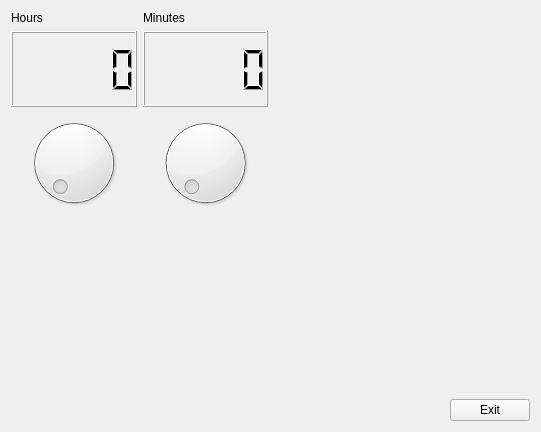
<?xml version="1.0" encoding="UTF-8"?>
<ui version="4.0">
 <class>MyForm</class>
 <widget class="QWidget" name="MyForm">
  <property name="geometry">
   <rect>
    <x>0</x>
    <y>0</y>
    <width>541</width>
    <height>432</height>
   </rect>
  </property>
  <property name="sizePolicy">
   <sizepolicy hsizetype="Expanding" vsizetype="Expanding">
    <horstretch>0</horstretch>
    <verstretch>0</verstretch>
   </sizepolicy>
  </property>
  <property name="windowTitle">
   <string>Form</string>
  </property>
  <layout class="QGridLayout" name="gridLayout_2">
   <item row="0" column="0">
    <layout class="QHBoxLayout" name="horizontalLayout">
     <item>
      <layout class="QVBoxLayout" name="verticalLayout">
       <item>
        <widget class="QLabel" name="label">
         <property name="text">
          <string>Hours</string>
         </property>
        </widget>
       </item>
       <item>
        <widget class="QLCDNumber" name="hoursIndicator">
         <property name="sizePolicy">
          <sizepolicy hsizetype="MinimumExpanding" vsizetype="MinimumExpanding">
           <horstretch>0</horstretch>
           <verstretch>0</verstretch>
          </sizepolicy>
         </property>
         <property name="minimumSize">
          <size>
           <width>0</width>
           <height>30</height>
          </size>
         </property>
        </widget>
       </item>
       <item>
        <widget class="QDial" name="hoursDial">
         <property name="sizePolicy">
          <sizepolicy hsizetype="MinimumExpanding" vsizetype="MinimumExpanding">
           <horstretch>0</horstretch>
           <verstretch>0</verstretch>
          </sizepolicy>
         </property>
         <property name="maximum">
          <number>23</number>
         </property>
        </widget>
       </item>
      </layout>
     </item>
     <item>
      <layout class="QVBoxLayout" name="verticalLayout_2">
       <item>
        <widget class="QLabel" name="label_2">
         <property name="text">
          <string>Minutes</string>
         </property>
        </widget>
       </item>
       <item>
        <widget class="QLCDNumber" name="minutesIndicator">
         <property name="sizePolicy">
          <sizepolicy hsizetype="Expanding" vsizetype="Expanding">
           <horstretch>0</horstretch>
           <verstretch>0</verstretch>
          </sizepolicy>
         </property>
         <property name="minimumSize">
          <size>
           <width>0</width>
           <height>30</height>
          </size>
         </property>
        </widget>
       </item>
       <item>
        <widget class="QDial" name="minutesDial">
         <property name="sizePolicy">
          <sizepolicy hsizetype="MinimumExpanding" vsizetype="MinimumExpanding">
           <horstretch>0</horstretch>
           <verstretch>0</verstretch>
          </sizepolicy>
         </property>
         <property name="maximum">
          <number>59</number>
         </property>
        </widget>
       </item>
      </layout>
     </item>
    </layout>
   </item>
   <item row="1" column="1">
    <layout class="QGridLayout" name="gridLayout">
     <item row="0" column="1">
      <spacer name="verticalSpacer">
       <property name="orientation">
        <enum>Qt::Vertical</enum>
       </property>
       <property name="sizeHint" stdset="0">
        <size>
         <width>20</width>
         <height>40</height>
        </size>
       </property>
      </spacer>
     </item>
     <item row="1" column="0">
      <spacer name="horizontalSpacer_2">
       <property name="orientation">
        <enum>Qt::Horizontal</enum>
       </property>
       <property name="sizeHint" stdset="0">
        <size>
         <width>40</width>
         <height>20</height>
        </size>
       </property>
      </spacer>
     </item>
     <item row="1" column="1">
      <widget class="QPushButton" name="pushButton">
       <property name="sizePolicy">
        <sizepolicy hsizetype="Fixed" vsizetype="Fixed">
         <horstretch>0</horstretch>
         <verstretch>0</verstretch>
        </sizepolicy>
       </property>
       <property name="text">
        <string>Exit</string>
       </property>
      </widget>
     </item>
    </layout>
   </item>
  </layout>
 </widget>
 <resources/>
 <connections>
  <connection>
   <sender>minutesDial</sender>
   <signal>valueChanged(int)</signal>
   <receiver>minutesIndicator</receiver>
   <slot>display(int)</slot>
   <hints>
    <hint type="sourcelabel">
     <x>196</x>
     <y>154</y>
    </hint>
    <hint type="destinationlabel">
     <x>139</x>
     <y>44</y>
    </hint>
   </hints>
  </connection>
  <connection>
   <sender>hoursDial</sender>
   <signal>valueChanged(int)</signal>
   <receiver>hoursIndicator</receiver>
   <slot>display(int)</slot>
   <hints>
    <hint type="sourcelabel">
     <x>42</x>
     <y>107</y>
    </hint>
    <hint type="destinationlabel">
     <x>27</x>
     <y>49</y>
    </hint>
   </hints>
  </connection>
  <connection>
   <sender>pushButton</sender>
   <signal>released()</signal>
   <receiver>MyForm</receiver>
   <slot>close()</slot>
   <hints>
    <hint type="sourcelabel">
     <x>493</x>
     <y>416</y>
    </hint>
    <hint type="destinationlabel">
     <x>423</x>
     <y>269</y>
    </hint>
   </hints>
  </connection>
 </connections>
</ui>
